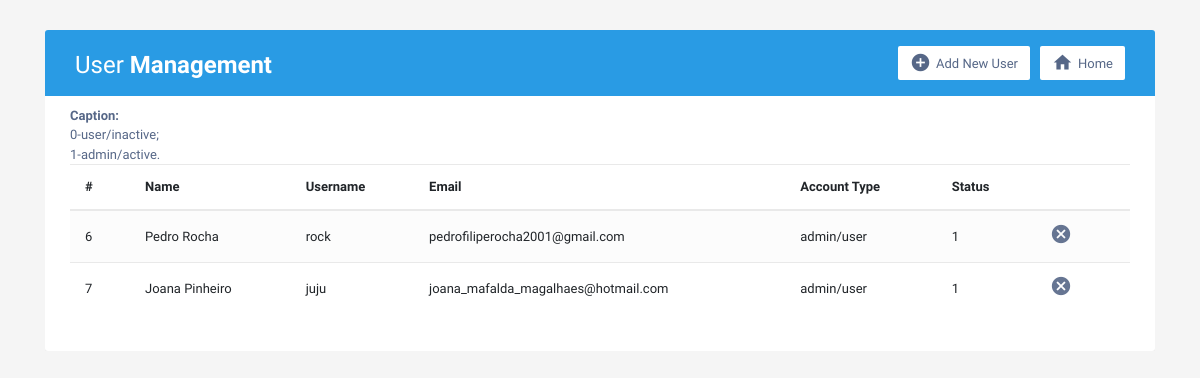
The page /mgmt.php (signed in) on the database its author committed.
### tables this page shows
CREATE TABLE `user` (
  `id` int(11) NOT NULL,
  `name` varchar(50) NOT NULL,
  `surname` varchar(50) NOT NULL,
  `email` varchar(50) NOT NULL,
  `username` varchar(50) NOT NULL,
  `password` varchar(300) NOT NULL,
  `user_level` int(11) DEFAULT 0,
  `avatar` blob NOT NULL,
  `code` varchar(50) NOT NULL,
  `token` varchar(50) NOT NULL,
  `status` tinyint(1) NOT NULL
);

### mgmt.php (the view, shortened to what this page needs)
<?php
  if (isset($_SESSION['user_email']) && isset($_SESSION['user_username'])) {
?>
<!DOCTYPE html>
<html lang="en">
<head>
<link rel="stylesheet" href="https://stackpath.bootstrapcdn.com/bootstrap/4.5.0/css/bootstrap.min.css">
<link rel="stylesheet" href="https://maxcdn.bootstrapcdn.com/font-awesome/4.7.0/css/font-awesome.min.css">
</head>
<body>
<div class="container-xl">
    <div class="table-responsive">
        <div class="table-wrapper">
            <div class="table-title">
                <div class="row">
                    <div class="col-sm-5">
                        <h2>User <b>Management</b></h2>
                    </div>
                    <div class="col-sm-7">
                        <a href="index.php" class="btn btn-secondary"><i class="material-icons">&#xe88a;</i> <span>Home</span></a>
                        <a href="addUser.php" class="btn btn-secondary"><i class="material-icons">&#xE147;</i> <span>Add New User</span></a>
                    </div>
                </div>
            </div>
            <table class="table table-striped table-hover">
                <thead>
                    <tr>
                        <th>#</th>
                        <th>Name</th>
                        <th>Username</th>
                        <th>Email</th>
                        <th>Account Type</th>
                        <th>Status</th>
                        <th></th>
                    </tr>
                </thead>
                <tbody>
                    <?php
                    $conn = mysqli_connect("localhost", "root", "admin", "atw");
                    $sql= "SELECT * FROM `user`";
                    $result= $conn-> query($sql);
                    while ($row= $result-> fetch_assoc()){
                    ?>
                    <tr>
                    <td> <?php echo $row['id']; ?> </td>
                    <td> <?php echo $row['name'] .' ' . $row['surname']; ?> </td>
                    <td> <?php echo $row['username']; ?> </td>
                    <td> <?php echo $row['email']; ?> </td>
                    <td> admin/user </td>
                    <td> <?php echo $row['status']; ?> </td>
                    <td>
                      <a href="delete.php?del=<?php echo $row['id']; ?>" class="del" title="Delete" data-toggle="tooltip"><i class="material-icons">&#xE5C9;</i></a>
                    </td>
                    <?php
                    }
                    ?>
                        </tr>
                <tr>
                    <b>Caption:</b><br>0-user/inactive; <br>1-admin/active.
                </tr>
                </tbody>
            </table>
        </div>
    </div>
</div>
</body>
</html>
<?php
}else {
   header("location: login.php");
}
 ?>

### mgmt.php (style rules this page uses)
body { color: #566787; background: #f5f5f5; font-family: 'Varela Round', sans-serif; font-size: 13px; }
.table-responsive { margin: 30px 0; }
.table-wrapper { min-width: 1000px; background: #fff; padding: 20px 25px; border-radius: 3px; box-shadow: 0 1px 1px rgba(0,0,0,.05); }
.table-title { padding-bottom: 15px; background: #299be4; color: #fff; padding: 16px 30px; margin: -20px -25px 10px; border-radius: 3px 3px 0 0; }
.table-title h2 { margin: 5px 0 0; font-size: 24px; }
.table-title .btn { color: #566787; float: right; font-size: 13px; background: #fff; border: none; min-width: 50px; border-radius: 2px; border: none; outline: none !important; margin-left: 10px; }
.table-title .btn i { float: left; font-size: 21px; margin-right: 5px; }
.table-title .btn span { float: left; margin-top: 2px; }
table.table tr th, table.table tr td { border-color: #e9e9e9; padding: 12px 15px; vertical-align: middle; }
table.table tr th:first-child { width: 60px; }
table.table tr th:last-child { width: 100px; }
table.table-striped tbody tr:nth-of-type(odd) { background-color: #fcfcfc; }
table.table td:last-child i { opacity: 0.9; font-size: 22px; margin: 0 5px; }
table.table td a { font-weight: bold; color: #566787; display: inline-block; text-decoration: none; }
table.table td i { font-size: 19px; }

### rows shown on the page
user: id "6", name "Pedro", surname "Rocha", username "rock", email "pedrofiliperocha2001@gmail.com", status "1"
user: id "7", name "Joana", surname "Pinheiro", username "juju", email "joana_mafalda_magalhaes@hotmail.com", status "1"
